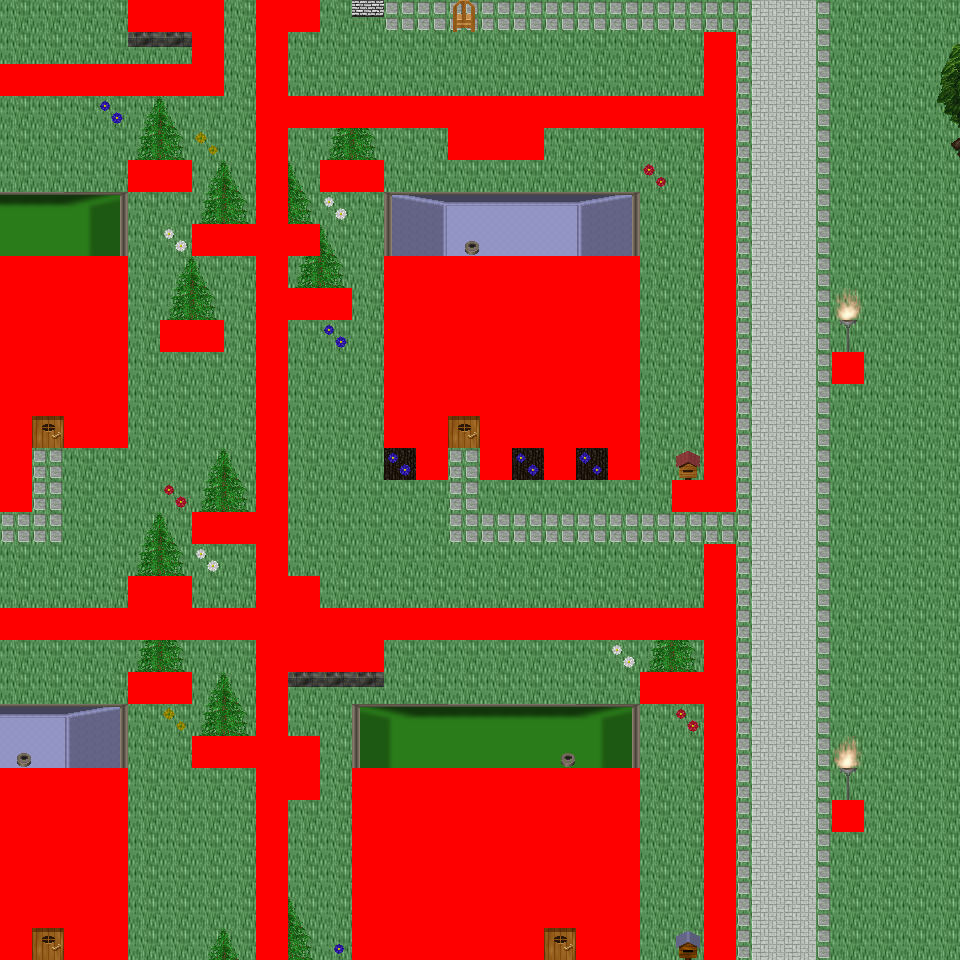

This game map was drawn from its Tiled (.tmx) file and the tilesets committed beside it. A one-line description and the trimmed map source follow:
An orthogonal 30x30 tile map with 32x32 px tiles, 6 tile layers (Ground, Object, Object2, Above, ...), 60 tilesets and 13 objects (13x mapExit).

<map version="1.0" orientation="orthogonal" renderorder="right-down" width="30" height="30" tilewidth="32" tileheight="32" nextobjectid="14">
  <tileset firstgid="1" name="tileset_logic_collision" tilewidth="32" tileheight="32" tilecount="1" columns="1">
    <image source="../drawable/tileset_logic_collision.png" width="32" height="32" />
  </tileset>
  <tileset firstgid="2" name="tileset_building_decoration_orbpedestal" tilewidth="32" tileheight="32" tilecount="2" columns="1">
    <image source="../drawable/tileset_building_decoration_orbpedestal.png" width="32" height="64" />
  </tileset>
  <tileset firstgid="4" name="tileset_building_decoration_chimney" tilewidth="32" tileheight="32" tilecount="2" columns="1">
    <image source="../drawable/tileset_building_decoration_chimney.png" width="32" height="64" />
  </tileset>
  <tileset firstgid="6" name="tileset_item_statue_fairypool" tilewidth="32" tileheight="32" tilecount="16" columns="2">
    <image source="../drawable/tileset_item_statue_fairypool.png" width="64" height="256" />
  </tileset>
  <tileset firstgid="22" name="tileset_building_decoration_stone_details" tilewidth="32" tileheight="32" tilecount="4" columns="2">
    <image source="../drawable/tileset_building_decoration_stone_details.png" width="64" height="64" />
  </tileset>
  <tileset firstgid="26" name="tileset_building_door_closed" tilewidth="32" tileheight="32" tilecount="1" columns="1">
    <image source="../drawable/tileset_building_door_closed.png" width="32" height="32" />
  </tileset>
  <tileset firstgid="27" name="tileset_building_door_door" tilewidth="32" tileheight="32" tilecount="6" columns="3">
    <image source="../drawable/tileset_building_door_door.png" width="96" height="64" />
  </tileset>
  <tileset firstgid="33" name="tileset_building_fence_fence_chunky" tilewidth="32" tileheight="32" tilecount="21" columns="3">
    <image source="../drawable/tileset_building_fence_fence_chunky.png" width="96" height="224" />
  </tileset>
  <tileset firstgid="54" name="tileset_building_roof_blue" tilewidth="32" tileheight="32" tilecount="20" columns="5">
    <image source="../drawable/tileset_building_roof_blue.png" width="160" height="128" />
  </tileset>
  <tileset firstgid="74" name="tileset_building_roof_green" tilewidth="32" tileheight="32" tilecount="20" columns="5">
    <image source="../drawable/tileset_building_roof_green.png" width="160" height="128" />
  </tileset>
  <tileset firstgid="94" name="tileset_building_roof_red" tilewidth="32" tileheight="32" tilecount="20" columns="5">
    <image source="../drawable/tileset_building_roof_red.png" width="160" height="128" />
  </tileset>
  <tileset firstgid="114" name="tileset_building_roof_red2" tilewidth="32" tileheight="32" tilecount="20" columns="5">
    <image source="../drawable/tileset_building_roof_red2.png" width="160" height="128" />
  </tileset>
  <tileset firstgid="134" name="tileset_building_roof_roof_borders" tilewidth="32" tileheight="32" tilecount="9" columns="3">
    <image source="../drawable/tileset_building_roof_roof_borders.png" width="96" height="96" />
  </tileset>
  <tileset firstgid="143" name="tileset_building_roof_yellow" tilewidth="32" tileheight="32" tilecount="20" columns="5">
    <image source="../drawable/tileset_building_roof_yellow.png" width="160" height="128" />
  </tileset>
  <tileset firstgid="163" name="tileset_building_window_window_long" tilewidth="32" tileheight="32" tilecount="3" columns="3">
    <image source="../drawable/tileset_building_window_window_long.png" width="96" height="32" />
  </tileset>
  <tileset firstgid="166" name="tileset_ground_cobbled_paving" tilewidth="32" tileheight="32" tilecount="1" columns="1">
    <image source="../drawable/tileset_ground_cobbled_paving.png" width="32" height="32" />
  </tileset>
  <tileset firstgid="167" name="tileset_ground_gravel" tilewidth="32" tileheight="32" tilecount="1" columns="1">
    <image source="../drawable/tileset_ground_gravel.png" width="32" height="32" />
  </tileset>
  <tileset firstgid="168" name="tileset_ground_stone_floors" tilewidth="32" tileheight="32" tilecount="6" columns="3">
    <image source="../drawable/tileset_ground_stone_floors.png" width="96" height="64" />
  </tileset>
  <tileset firstgid="174" name="tileset_ground_ground" tilewidth="32" tileheight="32" tilecount="33" columns="3">
    <image source="../drawable/tileset_ground_ground.png" width="96" height="352" />
  </tileset>
  <tileset firstgid="207" name="tileset_plant_bush_various_small" tilewidth="32" tileheight="32" tilecount="9" columns="3">
    <image source="../drawable/tileset_plant_bush_various_small.png" width="96" height="96" />
  </tileset>
  <tileset firstgid="216" name="tileset_plant_flower_daisy_blue" tilewidth="32" tileheight="32" tilecount="8" columns="2">
    <image source="../drawable/tileset_plant_flower_daisy_blue.png" width="64" height="128" />
  </tileset>
  <tileset firstgid="224" name="tileset_plant_flower_daisy_red" tilewidth="32" tileheight="32" tilecount="8" columns="2">
    <image source="../drawable/tileset_plant_flower_daisy_red.png" width="64" height="128" />
  </tileset>
  <tileset firstgid="232" name="tileset_plant_flower_daisy_white" tilewidth="32" tileheight="32" tilecount="8" columns="2">
    <image source="../drawable/tileset_plant_flower_daisy_white.png" width="64" height="128" />
  </tileset>
  <tileset firstgid="240" name="tileset_plant_flower_daisy_yellow" tilewidth="32" tileheight="32" tilecount="8" columns="2">
    <image source="../drawable/tileset_plant_flower_daisy_yellow.png" width="64" height="128" />
  </tileset>
  <tileset firstgid="248" name="tileset_plant_tree_spruce" tilewidth="32" tileheight="32" tilecount="6" columns="2">
    <image source="../drawable/tileset_plant_tree_spruce.png" width="64" height="96" />
  </tileset>
  <tileset firstgid="254" name="tileset_item_pot_pot_purple" tilewidth="32" tileheight="32" tilecount="1" columns="1">
    <image source="../drawable/tileset_item_pot_pot_purple.png" width="32" height="32" />
  </tileset>
  <tileset firstgid="255" name="tileset_item_pot_pot_tall" tilewidth="32" tileheight="32" tilecount="2" columns="1">
    <image source="../drawable/tileset_item_pot_pot_tall.png" width="32" height="64" />
  </tileset>
  <tileset firstgid="257" name="tileset_item_pot_small_barrel" tilewidth="32" tileheight="32" tilecount="2" columns="1">
    <image source="../drawable/tileset_item_pot_small_barrel.png" width="32" height="64" />
  </tileset>
  <tileset firstgid="259" name="tileset_item_postbox" tilewidth="32" tileheight="32" tilecount="4" columns="2">
    <image source="../drawable/tileset_item_postbox.png" width="64" height="64" />
  </tileset>
  <tileset firstgid="263" name="tileset_furniture_chair_wooden_pale" tilewidth="32" tileheight="32" tilecount="4" columns="2">
    <image source="../drawable/tileset_furniture_chair_wooden_pale.png" width="64" height="64" />
  </tileset>
  <tileset firstgid="267" name="tileset_furniture_table_wooden" tilewidth="32" tileheight="32" tilecount="1" columns="1">
    <image source="../drawable/tileset_furniture_table_wooden.png" width="32" height="32" />
  </tileset>
  <tileset firstgid="268" name="tileset_furniture_table_brick_base" tilewidth="32" tileheight="32" tilecount="3" columns="3">
    <image source="../drawable/tileset_furniture_table_brick_base.png" width="96" height="32" />
  </tileset>
  <tileset firstgid="271" name="tileset_furniture_light_iron_lamp" tilewidth="32" tileheight="32" tilecount="3" columns="1">
    <image source="../drawable/tileset_furniture_light_iron_lamp.png" width="32" height="96" />
  </tileset>
  <tileset firstgid="274" name="tileset_furniture_light_flames" tilewidth="32" tileheight="32" tilecount="6" columns="6">
    <image source="../drawable/tileset_furniture_light_flames.png" width="192" height="32" />
  </tileset>
  <tileset firstgid="280" name="tileset_furniture_sink_dark_side_on" tilewidth="32" tileheight="32" tilecount="6" columns="3">
    <image source="../drawable/tileset_furniture_sink_dark_side_on.png" width="96" height="64" />
  </tileset>
  <tileset firstgid="286" name="tileset_ground_grass_corners" tilewidth="32" tileheight="32" tilecount="24" columns="6">
    <image source="../drawable/tileset_ground_grass_corners.png" width="192" height="128" />
  </tileset>
  <tileset firstgid="310" name="tileset_ground_grass_edges" tilewidth="32" tileheight="32" tilecount="36" columns="12">
    <image source="../drawable/tileset_ground_grass_edges.png" width="384" height="96" />
  </tileset>
  <tileset firstgid="346" name="tileset_plant_tree_tree_fluffy" tilewidth="32" tileheight="32" tilecount="12" columns="4">
    <image source="../drawable/tileset_plant_tree_tree_fluffy.png" width="128" height="96" />
  </tileset>
  <tileset firstgid="358" name="tileset_ground_water_dungeon_water" tilewidth="32" tileheight="32" tilecount="30" columns="3">
    <image source="../drawable/tileset_ground_water_dungeon_water.png" width="96" height="320" />
  </tileset>
  <tileset firstgid="388" name="tileset_furniture_table_wooden_rectangular" tilewidth="32" tileheight="32" tilecount="9" columns="3">
    <image source="../drawable/tileset_furniture_table_wooden_rectangular.png" width="96" height="96" />
  </tileset>
  <tileset firstgid="397" name="tileset_item_statue_metal_and_stone" tilewidth="32" tileheight="32" tilecount="6" columns="3">
    <image source="../drawable/tileset_item_statue_metal_and_stone.png" width="96" height="64" />
  </tileset>
  <tileset firstgid="403" name="tileset_ground_fire_fire" tilewidth="32" tileheight="32" tilecount="27" columns="3">
    <image source="../drawable/tileset_ground_fire_fire.png" width="96" height="288" />
  </tileset>
  <tileset firstgid="430" name="tileset_furniture_table_bench" tilewidth="32" tileheight="32" tilecount="3" columns="3">
    <image source="../drawable/tileset_furniture_table_bench.png" width="96" height="32" />
  </tileset>
  <tileset firstgid="433" name="tileset_plant_bush_hosta" tilewidth="32" tileheight="32" tilecount="9" columns="3">
    <image source="../drawable/tileset_plant_bush_hosta.png" width="96" height="96" />
  </tileset>
  <tileset firstgid="442" name="tileset_plant_tree_tree_green" tilewidth="32" tileheight="32" tilecount="88" columns="8">
    <image source="../drawable/tileset_plant_tree_tree_green.png" width="256" height="352" />
  </tileset>
  <tileset firstgid="530" name="tileset_item_sign_large" tilewidth="32" tileheight="32" tilecount="15" columns="5">
    <image source="../drawable/tileset_item_sign_large.png" width="160" height="96" />
  </tileset>
  <tileset firstgid="545" name="tileset_building_wall_wall_brown" tilewidth="32" tileheight="32" tilecount="12" columns="3">
    <image source="../drawable/tileset_building_wall_wall_brown.png" width="96" height="128" />
  </tileset>
  <tileset firstgid="557" name="tileset_ground_green_paving_4" tilewidth="32" tileheight="32" tilecount="3" columns="3">
    <image source="../drawable/tileset_ground_green_paving_4.png" width="96" height="32" />
  </tileset>
  <tileset firstgid="560" name="tileset_item_swing" tilewidth="32" tileheight="32" tilecount="4" columns="2">
    <image source="../drawable/tileset_item_swing.png" width="64" height="64" />
  </tileset>
  <tileset firstgid="564" name="tileset_item_fishrods" tilewidth="32" tileheight="32" tilecount="12" columns="4">
    <image source="../drawable/tileset_item_fishrods.png" width="128" height="96" />
  </tileset>
  <tileset firstgid="576" name="tileset_logic_creature_human_kalavan" tilewidth="32" tileheight="32" tilecount="5" columns="5">
    <image source="../drawable/tileset_logic_creature_human_kalavan.png" width="160" height="32" />
  </tileset>
  <tileset firstgid="581" name="tileset_logic_creature_animal" tilewidth="32" tileheight="32" tilecount="32" columns="8">
    <image source="../drawable/tileset_logic_creature_animal.png" width="256" height="128" />
  </tileset>
  <tileset firstgid="613" name="tileset_building_decoration_numbers" tilewidth="32" tileheight="32" tilecount="20" columns="2">
    <image source="../drawable/tileset_building_decoration_numbers.png" width="64" height="320" />
  </tileset>
  <tileset firstgid="633" name="tileset_ground_green_paving" tilewidth="32" tileheight="32" tilecount="18" columns="3">
    <image source="../drawable/tileset_ground_green_paving.png" width="96" height="192" />
  </tileset>
  <tileset firstgid="651" name="tileset_item_huge_orb" tilewidth="32" tileheight="32" tilecount="16" columns="2">
    <image source="../drawable/tileset_item_huge_orb.png" width="64" height="256" />
  </tileset>
  <tileset firstgid="667" name="tileset_light_light_5x5" tilewidth="32" tileheight="32" tilecount="25" columns="5">
    <image source="../drawable/tileset_light_light_5x5.png" width="160" height="160" />
  </tileset>
  <tileset firstgid="692" name="tileset_light_dim_light_5x5" tilewidth="32" tileheight="32" tilecount="25" columns="5">
    <image source="../drawable/tileset_light_dim_light_5x5.png" width="160" height="160" />
  </tileset>
  <tileset firstgid="717" name="tileset_item_firewood" tilewidth="32" tileheight="32" tilecount="12" columns="3">
    <image source="../drawable/tileset_item_firewood.png" width="96" height="128" />
  </tileset>
  <tileset firstgid="729" name="tileset_logic_creature_fowl" tilewidth="32" tileheight="32" tilecount="6" columns="6">
    <image source="../drawable/tileset_logic_creature_fowl.png" width="192" height="32" />
  </tileset>
  <tileset firstgid="735" name="tileset_logic_creature_human_imperial" tilewidth="32" tileheight="32" tilecount="16" columns="8">
    <image source="../drawable/tileset_logic_creature_human_imperial.png" width="256" height="64" />
  </tileset>
  <layer name="Ground" width="30" height="30">
    <data>[900 cells, 900 non-empty, 6 distinct tile ids]</data>
  </layer>
  <layer name="Object" width="30" height="30">
    <data>[900 cells, 312 non-empty, 39 distinct tile ids]</data>
  </layer>
  <layer name="Object2" width="30" height="30">
    <data>[900 cells, 59 non-empty, 13 distinct tile ids]</data>
  </layer>
  <layer name="Above" width="30" height="30">
    <data>[900 cells, 211 non-empty, 53 distinct tile ids]</data>
  </layer>
  <layer name="Above2" width="30" height="30">
    <data>[900 cells, 15 non-empty, 3 distinct tile ids]</data>
  </layer>
  <layer name="Walkable" width="30" height="30">
    <data>[900 cells, 289 non-empty, 1 distinct tile ids]</data>
  </layer>
  <objectgroup name="MapEvents">
    <object id="1" name="north" type="mapExit" x="0" y="0" width="128" height="32">
      <properties>
        <property name="map" value="level_0_x72_y145" />
        <property name="x" value="0" />
        <property name="y" value="28" />
      </properties>
    </object>
    <object id="2" name="north2" type="mapExit" x="224" y="0" width="32" height="32">
      <properties>
        <property name="map" value="level_0_x72_y145" />
        <property name="x" value="7" />
        <property name="y" value="28" />
      </properties>
    </object>
    <object id="3" name="north3" type="mapExit" x="320" y="0" width="640" height="32">
      <properties>
        <property name="map" value="level_0_x72_y145" />
        <property name="x" value="10" />
        <property name="y" value="28" />
      </properties>
    </object>
    <object id="4" name="south" type="mapExit" x="32" y="928" width="32" height="32">
      <properties>
        <property name="map" value="level_0_x72_y147" />
        <property name="x" value="1" />
        <property name="y" value="1" />
      </properties>
    </object>
    <object id="5" name="south2" type="mapExit" x="128" y="928" width="128" height="32">
      <properties>
        <property name="map" value="level_0_x72_y147" />
        <property name="x" value="4" />
        <property name="y" value="1" />
      </properties>
    </object>
    <object id="6" name="south3" type="mapExit" x="288" y="928" width="64" height="32">
      <properties>
        <property name="map" value="level_0_x72_y147" />
        <property name="x" value="9" />
        <property name="y" value="1" />
      </properties>
    </object>
    <object id="7" name="south4" type="mapExit" x="544" y="928" width="32" height="32">
      <properties>
        <property name="map" value="level_0_x72_y147" />
        <property name="x" value="17" />
        <property name="y" value="1" />
      </properties>
    </object>
    <object id="8" name="south5" type="mapExit" x="640" y="928" width="64" height="32">
      <properties>
        <property name="map" value="level_0_x72_y147" />
        <property name="x" value="20" />
        <property name="y" value="1" />
      </properties>
    </object>
    <object id="9" name="south6" type="mapExit" x="736" y="928" width="224" height="32">
      <properties>
        <property name="map" value="level_0_x72_y147" />
        <property name="x" value="23" />
        <property name="y" value="1" />
      </properties>
    </object>
    <object id="10" name="west" type="mapExit" x="0" y="0" width="32" height="64">
      <properties>
        <property name="map" value="level_0_x71_y146" />
        <property name="x" value="28" />
        <property name="y" value="0" />
      </properties>
    </object>
    <object id="11" name="west2" type="mapExit" x="0" y="96" width="32" height="160">
      <properties>
        <property name="map" value="level_0_x71_y146" />
        <property name="x" value="28" />
        <property name="y" value="3" />
      </properties>
    </object>
    <object id="12" name="west3" type="mapExit" x="0" y="512" width="32" height="96">
      <properties>
        <property name="map" value="level_0_x71_y146" />
        <property name="x" value="28" />
        <property name="y" value="16" />
      </properties>
    </object>
    <object id="13" name="west4" type="mapExit" x="0" y="640" width="32" height="128">
      <properties>
        <property name="map" value="level_0_x71_y146" />
        <property name="x" value="28" />
        <property name="y" value="20" />
      </properties>
    </object>
  </objectgroup>
</map>
